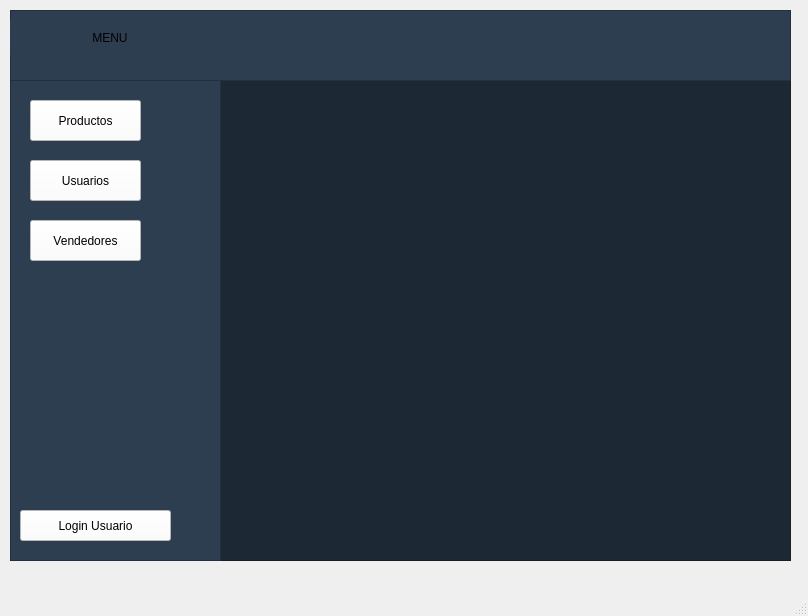
<?xml version="1.0" encoding="UTF-8"?>
<ui version="4.0">
 <class>MainWindow</class>
 <widget class="QMainWindow" name="MainWindow">
  <property name="geometry">
   <rect>
    <x>0</x>
    <y>0</y>
    <width>808</width>
    <height>616</height>
   </rect>
  </property>
  <property name="windowTitle">
   <string>MainWindow</string>
  </property>
  <widget class="QWidget" name="centralwidget">
   <widget class="QFrame" name="frame">
    <property name="geometry">
     <rect>
      <x>10</x>
      <y>10</y>
      <width>781</width>
      <height>551</height>
     </rect>
    </property>
    <property name="styleSheet">
     <string notr="true">background-color: rgb(28, 40, 51);</string>
    </property>
    <property name="frameShape">
     <enum>QFrame::StyledPanel</enum>
    </property>
    <property name="frameShadow">
     <enum>QFrame::Raised</enum>
    </property>
    <widget class="QFrame" name="frame_2">
     <property name="geometry">
      <rect>
       <x>0</x>
       <y>60</y>
       <width>211</width>
       <height>491</height>
      </rect>
     </property>
     <property name="styleSheet">
      <string notr="true">QFrame{
	
	background-color: rgb(44, 62, 80 );
	
}

QPushButton{
background-color:white;
border-top-left-radus: 20px;
border-bottom-left-radus: 20px;
color: black;
font: 77 10pt &quot;Arial Black&quot;;
}
QPushButton:hover{
	background-color: rgb(171, 178, 185);
font: 87 12pt &quot;Arial Black&quot;;

}
</string>
     </property>
     <property name="frameShape">
      <enum>QFrame::StyledPanel</enum>
     </property>
     <property name="frameShadow">
      <enum>QFrame::Raised</enum>
     </property>
     <widget class="QPushButton" name="pushButtonProductos">
      <property name="geometry">
       <rect>
        <x>20</x>
        <y>30</y>
        <width>111</width>
        <height>41</height>
       </rect>
      </property>
      <property name="minimumSize">
       <size>
        <width>0</width>
        <height>40</height>
       </size>
      </property>
      <property name="text">
       <string>Productos</string>
      </property>
     </widget>
     <widget class="QPushButton" name="pushButtonUsuarios">
      <property name="geometry">
       <rect>
        <x>20</x>
        <y>90</y>
        <width>111</width>
        <height>41</height>
       </rect>
      </property>
      <property name="text">
       <string>Usuarios</string>
      </property>
     </widget>
     <widget class="QPushButton" name="pushButtonVendors">
      <property name="geometry">
       <rect>
        <x>20</x>
        <y>150</y>
        <width>111</width>
        <height>41</height>
       </rect>
      </property>
      <property name="text">
       <string>Vendedores</string>
      </property>
     </widget>
     <widget class="QPushButton" name="pushButtonLogU">
      <property name="geometry">
       <rect>
        <x>10</x>
        <y>440</y>
        <width>151</width>
        <height>31</height>
       </rect>
      </property>
      <property name="text">
       <string>Login Usuario</string>
      </property>
     </widget>
    </widget>
    <widget class="QFrame" name="frame_3">
     <property name="geometry">
      <rect>
       <x>0</x>
       <y>0</y>
       <width>781</width>
       <height>71</height>
      </rect>
     </property>
     <property name="styleSheet">
      <string notr="true">background-color: rgb(44, 62, 80)</string>
     </property>
     <property name="frameShape">
      <enum>QFrame::StyledPanel</enum>
     </property>
     <property name="frameShadow">
      <enum>QFrame::Raised</enum>
     </property>
     <widget class="QPushButton" name="pushButton">
      <property name="geometry">
       <rect>
        <x>0</x>
        <y>10</y>
        <width>200</width>
        <height>35</height>
       </rect>
      </property>
      <property name="minimumSize">
       <size>
        <width>200</width>
        <height>35</height>
       </size>
      </property>
      <property name="maximumSize">
       <size>
        <width>16777215</width>
        <height>35</height>
       </size>
      </property>
      <property name="styleSheet">
       <string notr="true">QPushButton{
	background-color: rgb(44, 62, 80 );
font: 87 12pt &quot;Arial Black&quot;;
border-radius:0px;
}

QPushButton:hover{
background_color:white;
font: 87 12pt &quot;Arial Black&quot;;

}</string>
      </property>
      <property name="text">
       <string>MENU</string>
      </property>
     </widget>
    </widget>
   </widget>
  </widget>
  <widget class="QMenuBar" name="menubar">
   <property name="geometry">
    <rect>
     <x>0</x>
     <y>0</y>
     <width>808</width>
     <height>21</height>
    </rect>
   </property>
  </widget>
  <widget class="QStatusBar" name="statusbar"/>
 </widget>
 <resources/>
 <connections/>
</ui>
